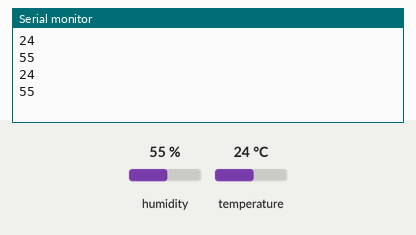
Simulated run of this sketch. Board: Arduino Uno, built with avr-gcc and run on an emulated ATmega328P. Parts: the last lines printed to the serial monitor. Inputs (shaded band) come from the test bench; at power-on: humidity 55 %, temperature 24 °C.

Above: at 2.8 s.
2.9 s: humidity set to 22 %
At 4.4 s:
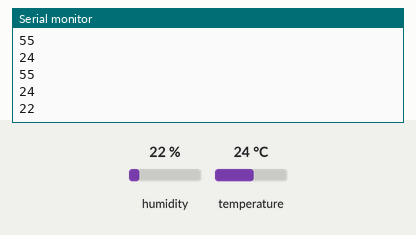
5.6 s: temperature set to 12 °C
At 6.8 s:
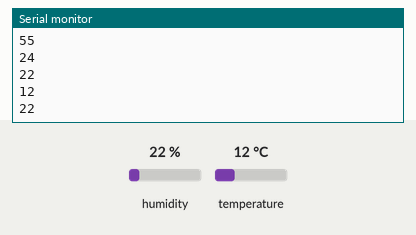
8.3 s: humidity set to 40 %
At 11.6 s:
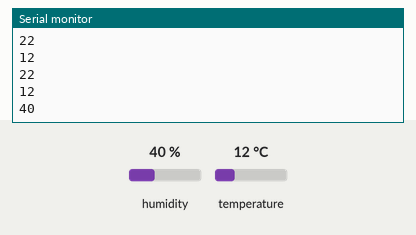
Timing chart, 0 to 13.1 s (numbered marks = the images above; inputs shaded):
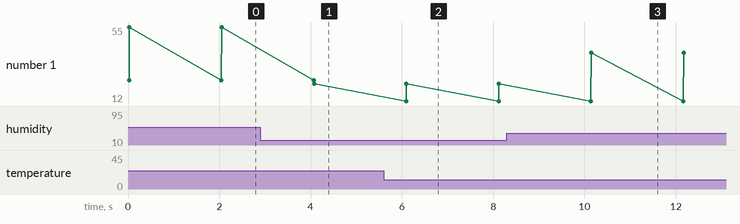

Measured:
- after the input at 2.9 s, the serial monitor: prints a new line after 1.2 s (image 1)
- after the input at 5.6 s, the serial monitor: prints a new line after 0.49 s (image 2)
- after the input at 8.3 s, the serial monitor: prints a new line after 1.8 s (image 3)
- plotted number 1: 55 → 22 after the input at 2.9 s, 22 → 40 after the input at 8.3 s

The sketch:

S_cakl_k_ve_Nem.ino
```cpp
#include <Wire.h>
#include <DHT.h>
#define DHTPIN 2
#define DHTTYPE DHT11
DHT dht (DHTPIN, DHTTYPE);
void setup()
{
  dht.begin();
  Serial.begin(9600);
}

void loop()
{
  int temp = dht.readTemperature();
  int hum = dht.readHumidity();
  Serial.println(temp);
  Serial.println(hum);
  delay(2000);
}
```
